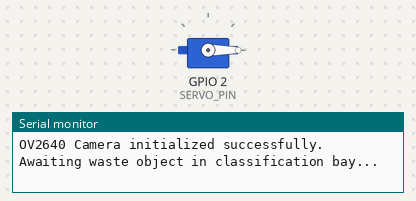
A sketch run on a simulated Seeed XIAO ESP32-S3. Parts: servo, the last lines printed to the serial monitor. The camera gives no picture.

Above: at 0.35 s.
At 5.35 s:
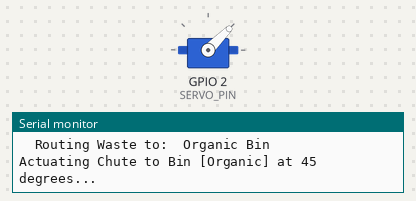
Timing chart, 0 to 6.9 s (numbered marks = the images above):
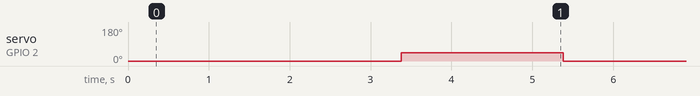

The sketch:

esp32_firmware_stub.ino
```cpp
/*
==============================================================================
SMART GARBAGE CLASSIFICATION SYSTEM - ESP32-S3 EMBEDDED INFERENCE FIRMWARE
Target Board: Seeed Studio XIAO ESP32-S3 Sense (OV2640 Camera + 8MB PSRAM)
Framework: Arduino IDE with Edge Impulse SDK / TensorFlow Lite for Microcontrollers
==============================================================================
Architecture Flow:
  OV2640 Camera -> Image Capture (224x224 RGB) -> Preprocessing (Crop & Scale)
                -> INT8 TinyML Inference -> Softmax Decoding (3 Classes)
                -> Servo Actuation to Target Waste Bin
==============================================================================
*/

#include <Arduino.h>
#include <ESP32Servo.h>
#include "esp_camera.h"

// If using Edge Impulse exported Arduino library:
// #include <smart_garbage_classifier_inferencing.h>

// Servo pin configuration for motorized waste diverter chute
#define SERVO_PIN D1
Servo binDiverterServo;

// Waste Bin Chute Angles
#define ANGLE_ORGANIC        45
#define ANGLE_INORGANIC 90
#define ANGLE_REUSABLE  135
#define ANGLE_REST           0

// Camera pin definitions for Seeed Studio XIAO ESP32-S3 Sense
#define PWDN_GPIO_NUM     -1
#define RESET_GPIO_NUM    -1
#define XCLK_GPIO_NUM     10
#define SIOD_GPIO_NUM     40
#define SIOC_GPIO_NUM     39

#define Y9_GPIO_NUM       48
#define Y8_GPIO_NUM       11
#define Y7_GPIO_NUM       12
#define Y6_GPIO_NUM       14
#define Y5_GPIO_NUM       16
#define Y4_GPIO_NUM       18
#define Y3_GPIO_NUM       17
#define Y2_GPIO_NUM       15
#define VSYNC_GPIO_NUM    38
#define HREF_GPIO_NUM     47
#define PCLK_GPIO_NUM     13

const char* CLASS_NAMES[] = {"Organic", "Recyclable", "Non-Recyclable", "Hazardous"};

void initCamera() {
    camera_config_t config;
    config.ledc_channel = LEDC_CHANNEL_0;
    config.ledc_timer = LEDC_TIMER_0;
    config.pin_d0 = Y2_GPIO_NUM;
    config.pin_d1 = Y3_GPIO_NUM;
    config.pin_d2 = Y4_GPIO_NUM;
    config.pin_d3 = Y5_GPIO_NUM;
    config.pin_d4 = Y6_GPIO_NUM;
    config.pin_d5 = Y7_GPIO_NUM;
    config.pin_d6 = Y8_GPIO_NUM;
    config.pin_d7 = Y9_GPIO_NUM;
    config.pin_xclk = XCLK_GPIO_NUM;
    config.pin_pclk = PCLK_GPIO_NUM;
    config.pin_vsync = VSYNC_GPIO_NUM;
    config.pin_href = HREF_GPIO_NUM;
    config.pin_sccb_sda = SIOD_GPIO_NUM;
    config.pin_sccb_scl = SIOC_GPIO_NUM;
    config.pin_pwdn = PWDN_GPIO_NUM;
    config.pin_reset = RESET_GPIO_NUM;
    config.xclk_freq_hz = 20000000;
    config.pixel_format = PIXFORMAT_RGB565; // or PIXFORMAT_JPEG
    config.frame_size = FRAMESIZE_240X240;
    config.jpeg_quality = 12;
    config.fb_count = 2;
    config.grab_mode = CAMERA_GRAB_LATEST;

    esp_err_t err = esp_camera_init(&config);
    if (err != ESP_OK) {
        Serial.printf("Camera initialization failed with error 0x%x\n", err);
        while(true);
    }
    Serial.println("OV2640 Camera initialized successfully.");
}

void routeToBin(int classIndex) {
    int targetAngle = ANGLE_REST;
    switch (classIndex) {
        case 0: targetAngle = ANGLE_ORGANIC; break;
        case 1: targetAngle = ANGLE_INORGANIC; break;
        case 2: targetAngle = ANGLE_REUSABLE; break;
    }
    Serial.printf("Actuating Chute to Bin [%s] at %d degrees...\n", CLASS_NAMES[classIndex], targetAngle);
    binDiverterServo.write(targetAngle);
    delay(2000); // Allow item to drop
    binDiverterServo.write(ANGLE_REST); // Return to neutral
}

void setup() {
    Serial.begin(115200);
    while (!Serial && millis() < 3000);
    Serial.println("=================================================");
    Serial.println("Smart Garbage Classification - ESP32-S3 TinyML");
    Serial.println("=================================================");

    binDiverterServo.attach(SERVO_PIN);
    binDiverterServo.write(ANGLE_REST);

    initCamera();
}

void loop() {
    Serial.println("\nAwaiting waste object in classification bay...");
    delay(3000);

    // 1. Capture camera frame
    camera_fb_t* fb = esp_camera_fb_get();
    if (!fb) {
        Serial.println("Failed to capture camera frame.");
        return;
    }

    Serial.printf("Captured frame: %dx%d (%d bytes)\n", fb->width, fb->height, fb->len);

    /*
     * 2. TinyML Inference Execution
     * -------------------------------------------------------------
     * In Edge Impulse C++ SDK:
     * signal_t signal;
     * signal.total_length = EI_CLASSIFIER_INPUT_WIDTH * EI_CLASSIFIER_INPUT_HEIGHT;
     * signal.get_data = &raw_feature_get_data;
     *
     * ei_impulse_result_t result = { 0 };
     * EI_IMPULSE_ERROR r = run_classifier(&signal, &result, false);
     * -------------------------------------------------------------
     */

    // Simulated inference result wrapper for demonstration
    float mockProbabilities[4] = {0.962f, 0.018f, 0.012f, 0.008f}; // e.g. Organic waste
    int predictedClass = 0;
    float maxConfidence = mockProbabilities[0];

    for (int i = 1; i < 4; i++) {
        if (mockProbabilities[i] > maxConfidence) {
            maxConfidence = mockProbabilities[i];
            predictedClass = i;
        }
    }

    Serial.println("\n[INFERENCE RESULT]");
    Serial.printf("  Detected Category: %s\n", CLASS_NAMES[predictedClass]);
    Serial.printf("  Confidence Score:  %.2f%%\n", maxConfidence * 100.0f);
    Serial.printf("  Routing Waste to:  %s Bin\n", CLASS_NAMES[predictedClass]);

    // 3. Actuate mechanical sorting mechanism
    routeToBin(predictedClass);

    // Return frame buffer
    esp_camera_fb_return(fb);
}
```

Measured:
- by itself, servo on GPIO 2 (SERVO_PIN): alternates 45° for 2.0 s and 0° for 3.1 s
